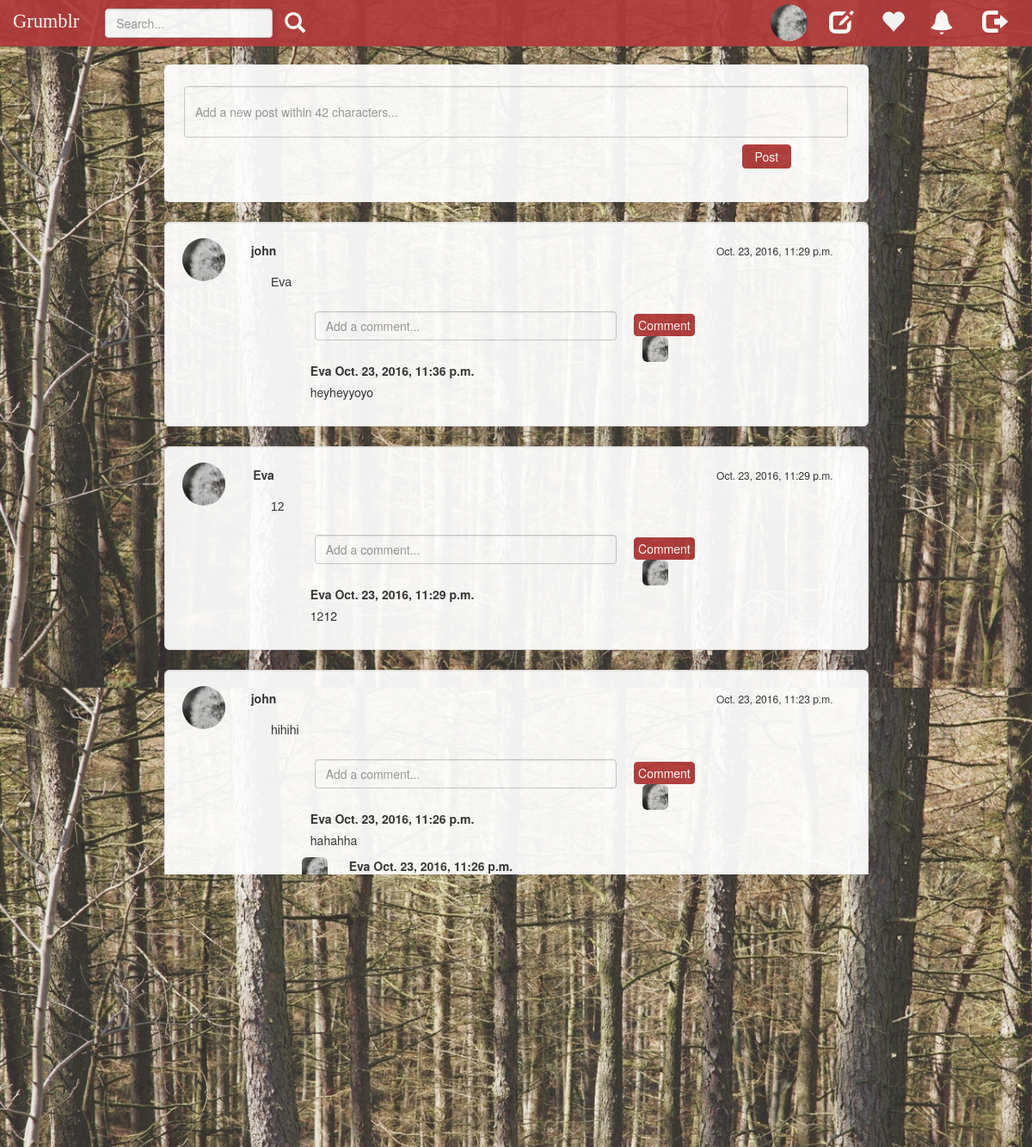
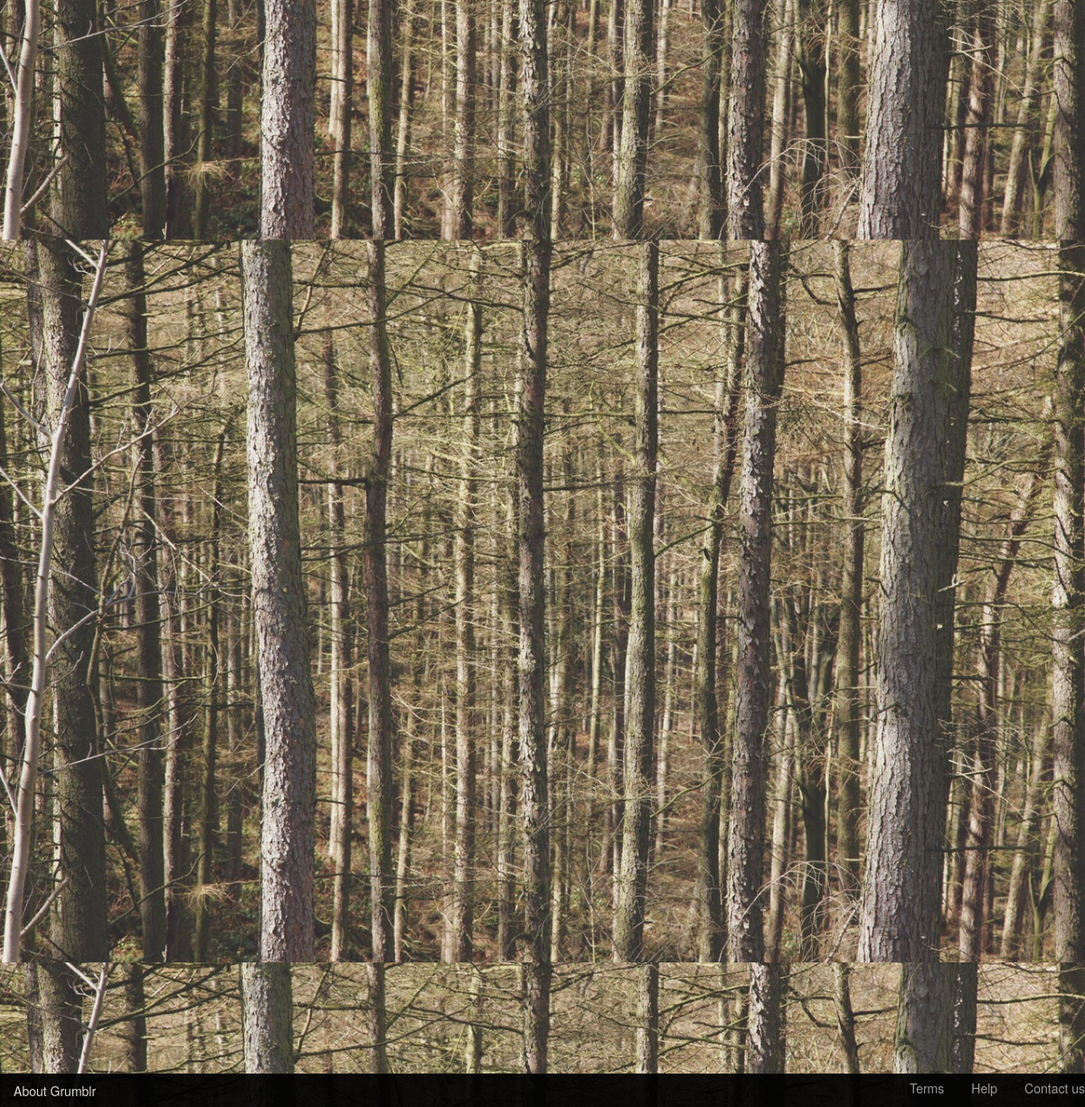
Screenshot of / (signed in) with the database file from the repository (2 pictures, top to bottom).
### grumblr/models.py (models this page shows, shortened)
class Profile(models.Model):
    user = models.OneToOneField(
        User,
        on_delete=models.CASCADE,
        primary_key=True,
    )
    age = models.IntegerField(default=0,blank=True)
    bio = models.CharField(max_length=420, default='0',blank=True)
    picture = models.ImageField(upload_to="user-photos/",default='no-img.jpg',blank=True)
    follows = models.ManyToManyField('Profile', related_name='followed_by', symmetrical=False)

class Post(models.Model):
    text = models.CharField(max_length=42)
    user = models.ForeignKey(User)
    time = models.DateTimeField(auto_now_add=True, blank=True)
    @staticmethod
    def get_max_time():
        if Post.objects.all():
            return Post.objects.all().aggregate(Max('time'))['time__max'].isoformat() or "1970-01-01T00:00+00:00"
        else:
            return "1970-01-01T00:00+00:00"

class Comment(models.Model):
    user = models.ForeignKey(User, related_name='comment_by')
    post = models.ForeignKey(Post, related_name='comment_of')
    content = models.CharField(max_length=200)
    time = models.DateTimeField(auto_now_add=True, blank=True)

### grumblr/views.py (the view)
# urls.py: url(r'^$', views.globalStream, name='globalStream'),
@login_required
def globalStream(request):
    print("enter globalStream")
    if request.method == "GET":
        posts = Post.objects.filter().order_by('time').reverse()
        post_form = PostForm(instance=request.user)
        max_time = Post.get_max_time()
        context = {'posts': posts, 'max_time': max_time, 'post_form': post_form}
        return render(request, 'globalStream.html', context)
    else:
        raise Http404

### grumblr/forms.py (shortened to what this page needs)
class PostForm(forms.ModelForm):
    text = forms.CharField(max_length=42,
                           widget=forms.TextInput(attrs={'id':'post-text', 'name':'post-form-input', 'class': 'form-control newpost-textarea',
                                                         'placeholder': 'Add a new post within 42 characters...'}),
                           required=True, error_messages={'required': 'The post is empty.'})
    class Meta:
        model = Post
        fields = {'text'}

### templates/globalStream.html (shortened to what this page needs)
{% extends "base.html" %}
{% load staticfiles %}
{% block style %}
    <link href="{% static 'css/grumblr.css' %}" rel="stylesheet">
    <link href="{% static 'css/globalStream.css' %}" rel="stylesheet">
{% endblock %}
{% block navbar_header %}
    <a href=" " class="navbar-brand" href="#">Grumblr</a>
{% endblock %}
{% block navbar_right %}
    <ul class="nav navbar-nav navbar-right">
        <li>
            <div>
                <a href="{% url 'profile' user.id %}">
                    <img src="{{ user.profile.picture.url }}" class="img-circle" alt="personal icon" width="43"
                         height="43">
                </a>
            </div>
        </li>
        <li>
            <a type="button" class="btn btn-default btn-md btn-icon-left" href="{% url 'editProfile' %}">
                <span class="glyphicon glyphicon-edit" aria-hidden="true"></span>
            </a>
        </li>
        <li>
            <a type="button" class="btn btn-default btn-md btn-icon-left" href="{% url 'followStream' %}">
                <span class="glyphicon glyphicon-heart" aria-hidden="true"></span>
            </a>
        </li>
        <li>
            <button type="button" class="btn btn-default btn-md btn-icon-mid">
                <span class="glyphicon glyphicon-bell" aria-hidden="true"></span>
            </button>
        </li>
        <li>
            <a type="button" class="btn btn-default btn-md btn-icon-right" href="{% url 'userlogout' %}">
                <span class="glyphicon glyphicon-log-out" aria-hidden="true"></span>
            </a>
        </li>
    </ul>
{% endblock %}
{% block content %}
    <div id="submit_post" class="newpost-container">
        <form method="post" id="post_form" action="{% url 'post' %}">
            <div class="newpost-area">
                {{ post_form.text }}
                <button type="submit" name="post-form-button" class="btn btn-primary btn-post">Post</button>
            </div>
        </form>
    </div>
    <div id="global_post_list">
        {% for post in posts %}
            <div id="post-{{ post.id }}" class="well post-container">
                <a href="{% url 'profile' post.user.id %}" class="post-photo">
                    <img src="{{ post.user.profile.picture.url }}" class="img-circle" alt="personal icon" width="50"
                         height="50">
                </a>
                <div class="post-name">
                    <label>{{ post.user.username }}</label>
                </div>
                <div class="post-time">
                    <p>{{ post.time }}</p>
                </div>
                <div class="post-content">
                    <p>{{ post.text }}</p>
                </div>
                <div class="comments-container">
                    <form class="comment-form" method="post">
                        <br>
                        <div class="col-sm-9">
                            <input type="text" id="comment-input-{{ post.id }}" name="content" maxlength="200"
                                   placeholder="Add a comment..." class="form-control" required/>
                        </div>
                        <input type="submit" id="comment-btn-{{ post.id }}" class="btn btn-primary btn-comment" value="Comment">
                    </form>
                    <ol id="comments-list-{{ post.id }}" class="comments-list">
                        {% for comment in post.comment_of.all %}
                            <li id="comment-{{ comment.id }}" class="comment">
                                <div class="row">
                                    <div id="comment-userprofile" class="col-sm-1">
                                        <a href="{% url 'profile' comment.user.id %}" class="comment-photo">
                                            <img src="{{ comment.user.profile.picture.url }}" class="img-rounded"
                                                 alt="personal icon" width="30" height="30">
                                        </a>
                                    </div>
                                    <div class="col-sm-10 comment-text">
                                        <span><label id="comment-username">{{ comment.user.username }}</label></span>
                                        <span><label id="comment-time">{{ comment.time }}</label></span>
                                        <p id="comment-content">{{ comment.content }}</p>
                                    </div>
                                </div>
                            </li>
                        {% endfor %}
                    </ol>
                    <br>
                </div>
            </div>
        {% endfor %}
    </div>
{% endblock %}

### static/css/grumblr.css (style rules this page uses)
body { padding-top: 40px; padding-bottom: 40px; background-color: #eee; }
.navbar-nav > li > a { padding-top: 5px !important; padding-bottom: 5px !important; }
.navbar-brand { color: white !important; font-size: 1.6em !important; font-family: 'Comic Sans MS' !important; }
.comments-container { text-align: left; overflow: hidden; position: relative; z-index: 1; padding-left: 2%; padding-right: 2%; width: 70%; margin-left: 15%; margin-right: 15%; margin-top: 3%; }

### static/css/globalStream.css (style rules this page uses)
body { background-image: url(../images/background.jpg); background-size: cover; height: 680px; opacity: 0.93; }
.img-circle { margin-top: 10%; margin-right: 10px; }
.btn-icon-left { background-color: transparent; border: none; outline: none; margin-top: 10%; margin-right: 2px; }
.btn-icon-mid { background-color: transparent; border: none; outline: none; margin-top: 10%; margin-right: 6px; }
.btn-icon-right { background-color: transparent; border: none; outline: none; margin-top: 6%; margin-right: 30px; }
.glyphicon-bell { color: white !important; font-size: 2em !important; }
.glyphicon-log-out { color: white !important; font-size: 2em !important; }
.glyphicon-edit { color: white !important; font-size: 2em !important; }
.glyphicon-heart { color: white !important; font-size: 2em !important; }
.newpost-container { text-align: left; overflow: hidden; position: relative; background-color: white; border-radius: 6px; z-index: 1; background-size: cover; padding-left: 2%; padding-right: 2%; height: 160px; width: 70%; margin-left: 15%; margin-right: 15%; margin-top: 3%; }
.newpost-textarea { margin-top: 20px; width: 100%; height: 60px; }
.newpost-area { padding-top: 5px; height: 160px; width: 100%; }
.btn-post { background: #B13B3B; padding: 3px 14px; border: 1px solid #B13B3B; color: white; margin-left: 84%; margin-top: 8px; }
.post-container { text-align: left; overflow: hidden; position: relative; background-color: white; border-radius: 6px; z-index: 1; background-size: cover; padding-left: 2%; padding-right: 2%; width: 70%; margin-left: 15%; margin-right: 15%; margin-top: 2%; }
.post-photo { position: absolute; z-index: 1; top: 12px; left: 50px; transform: translate(-50%, 0); }
.post-name { position: absolute; z-index: 1; top: 22px; left: 115px; transform: translate(-50%, 0); }
.post-time { position: absolute; z-index: 1; top: 24px; right: 40px; font-size: 12px; }
.post-content { position: relative; z-index: 1; top: 40px; left: 100px; right: 25px; font-family: "Arial"; font-weight: lighter !important; }
.comments-container { position: relative; z-index: 1; top: 20px; left: 5px; right: 5px; }
.btn-comment { background: #B13B3B; padding: 2px 4px; border: 1px solid #B13B3B; color: white; margin-left: 5px; margin-top: 3px; }
.comments-list { padding: 0; margin: 0; list-style-type: none; }
.comment { position: relative; }
.comment-text { position: relative; left: 10px; }

### rows the page displays
Post: user.profile.picture (placeholder picture), user.username "john", time "Oct. 23, 2016, 11:29 p.m.", text "Eva"
Comment: user.profile.picture (placeholder picture), user.username "Eva", time "Oct. 23, 2016, 11:36 p.m.", content "heyheyyoyo"
Post: user.profile.picture (placeholder picture), user.username "Eva", time "Oct. 23, 2016, 11:29 p.m.", text "12"
Comment: user.profile.picture (placeholder picture), user.username "Eva", time "Oct. 23, 2016, 11:29 p.m.", content "1212"
Post: user.profile.picture (placeholder picture), user.username "john", time "Oct. 23, 2016, 11:23 p.m.", text "hihihi"
Comment: user.profile.picture (placeholder picture), user.username "Eva", time "Oct. 23, 2016, 11:26 p.m.", content "hahahha"
Comment: user.profile.picture (placeholder picture), user.username "Eva", time "Oct. 23, 2016, 11:26 p.m.", content "hahhaa John"
Post: user.profile.picture (placeholder picture), user.username "john", time "Oct. 23, 2016, 11:19 p.m.", text "Ohoohoh I recovered!"
Comment: user.profile.picture (placeholder picture), user.username "Eva", time "Oct. 23, 2016, 11:22 p.m.", content "Congrats! John"
Post: user.profile.picture (placeholder picture), user.username "Eva", time "Oct. 23, 2016, 11:18 p.m.", text "Hi John I am Eva"
Comment: user.profile.picture (placeholder picture), user.username "Eva", time "Oct. 23, 2016, 11:18 p.m.", content "Hi Eva"
Comment: user.profile.picture (placeholder picture), user.username "john", time "Oct. 23, 2016, 11:18 p.m.", content "Hi Eva"
Comment: user.profile.picture (placeholder picture), user.username "john", time "Oct. 23, 2016, 11:19 p.m.", content "Hi Eva this is John"
Post: user.profile.picture (placeholder picture), user.username "john", time "Oct. 23, 2016, 11:17 p.m.", text "today is a nice day!!"
Comment: user.profile.picture (placeholder picture), user.username "Eva", time "Oct. 23, 2016, 11:22 p.m.", content "yeah! no rains!"
Post: user.profile.picture (placeholder picture), user.username "john", time "Oct. 23, 2016, 11:15 p.m.", text "hi this is my first post"
Comment: user.profile.picture (placeholder picture), user.username "john", time "Oct. 23, 2016, 11:16 p.m.", content "hello everyone"
Comment: user.profile.picture (placeholder picture), user.username "john", time "Oct. 23, 2016, 11:16 p.m.", content "hello everyone"
Post: user.profile.picture (placeholder picture), user.username "john", time "Oct. 23, 2016, 11:14 p.m.", text "11"
Comment: user.profile.picture (placeholder picture), user.username "john", time "Oct. 23, 2016, 11:14 p.m.", content "22"
